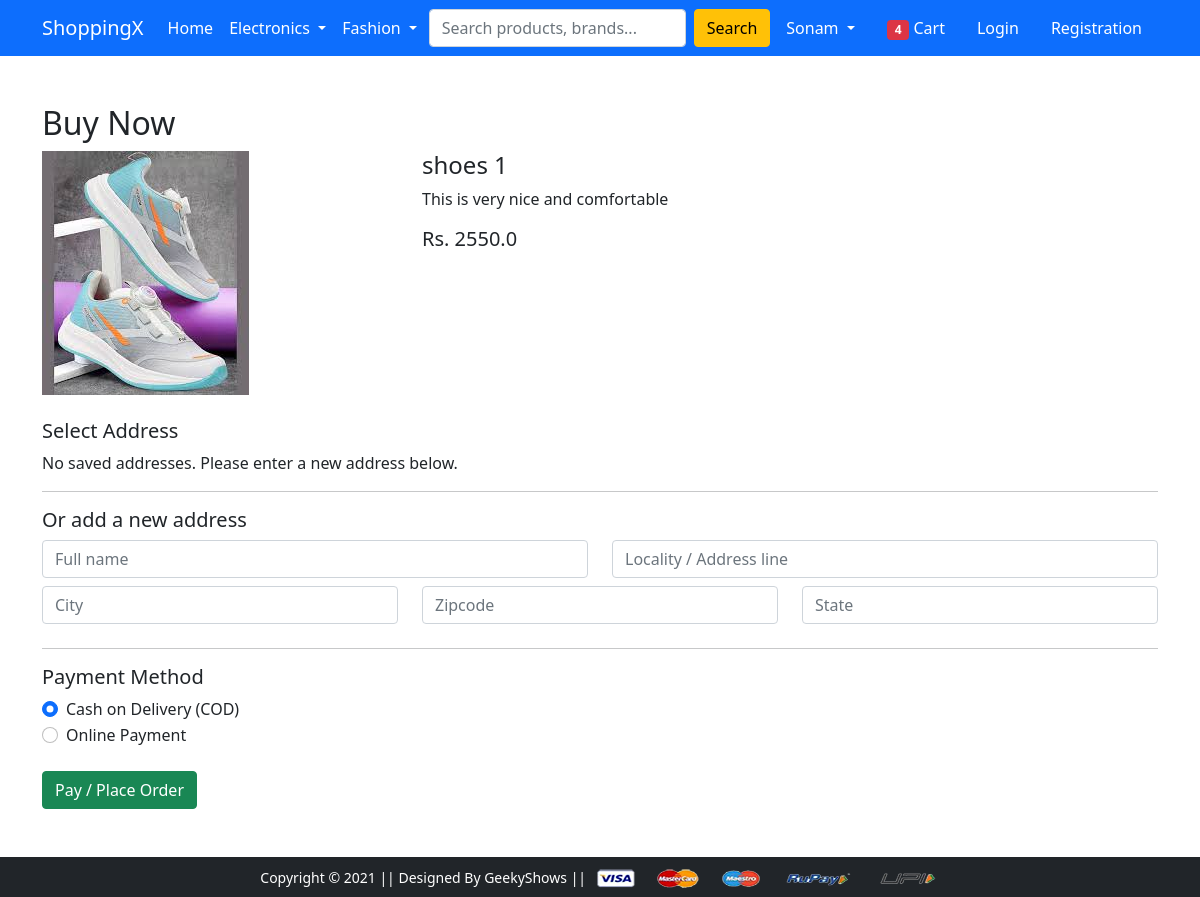
/buy/?product_id=35 (signed in), run on an earlier commit of the app's database.
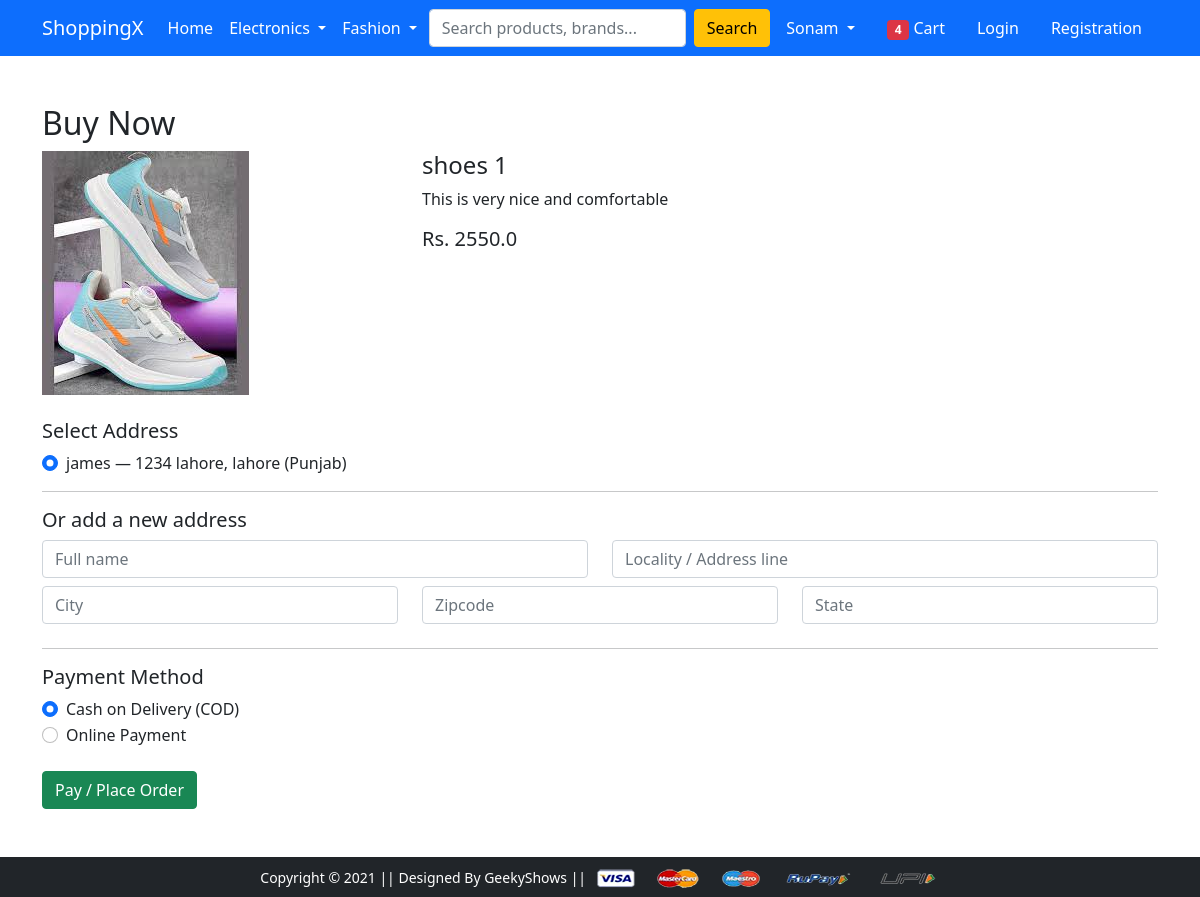
And on a later commit of the database.
### app/models.py (models this page shows, shortened)
class Customer(models.Model):
    user = models.ForeignKey(User, on_delete=models.CASCADE)
    name = models.CharField(max_length=200)
    locality = models.CharField(max_length=200)
    city = models.CharField(max_length=50)
    zipcode = models.IntegerField()
    state = models.CharField(choices=STATE_CHOICES, max_length=50)

### app/views.py (the view, shortened to what this page needs)
# urls.py: path('buy/', views.buy_now, name='buy-now'),
def buy_now(request):
    if not request.user.is_authenticated:
        return redirect('login')
    product_id = request.GET.get('product_id') or request.POST.get('product_id')
    addresses = Customer.objects.filter(user=request.user)
    product = None
    if product_id:
        try:
            product = Product.objects.get(id=product_id)
        except Product.DoesNotExist:
            product = None
    return render(request, 'app/buynow.html', {
        'addresses': addresses,
        'product': product,
    })

### app/templates/app/buynow.html (shortened to what this page needs)
{% extends 'app/base.html' %}
{% load static %}
{% block main-content %}
<div class="container my-5">
	<h2>Buy Now</h2>
	{% if product %}
		<div class="row">
			<div class="col-sm-4">
				<img src="{{ product.product_image.url }}" alt="{{ product.title }}" class="img-fluid">
			</div>
			<div class="col-sm-8">
				<h4>{{ product.title }}</h4>
				<p>{{ product.description }}</p>
				<h5>Rs. {{ product.discounted_price }}</h5>
			</div>
		</div>
	{% endif %}
	<form method="post" class="mt-4">
		<h5>Select Address</h5>
		{% if addresses %}
			{% for addr in addresses %}
				<div class="form-check">
					<input class="form-check-input" type="radio" name="custid" id="addr{{ addr.id }}" value="{{ addr.id }}" {% if forloop.first %}checked{% endif %}>
					<label class="form-check-label" for="addr{{ addr.id }}">
						{{ addr.name }} — {{ addr.locality }}, {{ addr.city }} ({{ addr.state }})
					</label>
				</div>
			{% endfor %}
		{% else %}
			<p>No saved addresses. Please enter a new address below.</p>
		{% endif %}
		<hr>
		<h5>Or add a new address</h5>
		<div class="row">
			<div class="col-md-6 mb-2">
				<input name="name" class="form-control" placeholder="Full name">
			</div>
			<div class="col-md-6 mb-2">
				<input name="locality" class="form-control" placeholder="Locality / Address line">
			</div>
			<div class="col-md-4 mb-2">
				<input name="city" class="form-control" placeholder="City">
			</div>
			<div class="col-md-4 mb-2">
				<input name="zipcode" class="form-control" placeholder="Zipcode">
			</div>
			<div class="col-md-4 mb-2">
				<input name="state" class="form-control" placeholder="State">
			</div>
		</div>
		<hr>
		<h5>Payment Method</h5>
		<div class="form-check">
			<input class="form-check-input" type="radio" name="payment_method" id="cod" value="COD" checked>
			<label class="form-check-label" for="cod">Cash on Delivery (COD)</label>
		</div>
		<div class="form-check">
			<input class="form-check-input" type="radio" name="payment_method" id="online" value="DEBIT">
			<label class="form-check-label" for="online">Online Payment</label>
		</div>
		<div class="mt-4">
			<button type="submit" class="btn btn-success">Pay / Place Order</button>
		</div>
	</form>
 </div>
{% endblock main-content %}

What changed in the data, as far as the page shows it:
added Customer: custid "☑ james — 1234 lahore, lahore (P", name "james", locality "1234 lahore", city "lahore", state "Punjab"
Also different on the page:
text no longer shown: "No saved addresses. Please enter a new address below."
